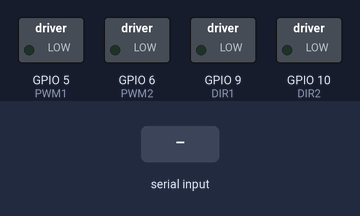
The sketch below on a simulated ESP32-S3. Parts: switched loads named in the sketch (green lamp = pin HIGH). The test bench sets the inputs (shaded band). What the sketch prints to the serial monitor is not drawn.

Above: at 1.2 s.
1.3 s: "w" received over Serial
At 1.8 s:
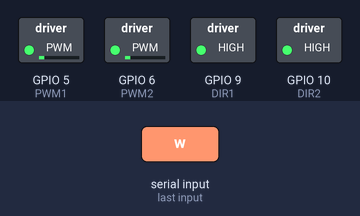
2.8 s: "s" received over Serial
At 4.0 s:
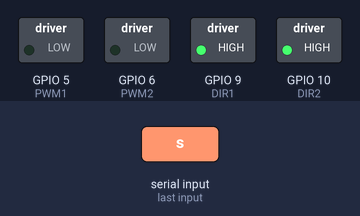
4.3 s: "a" received over Serial
At 5.3 s:
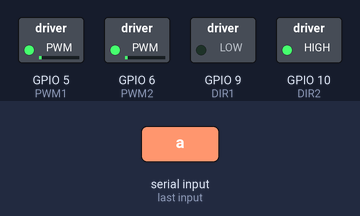
5.8 s: "s" received over Serial
At 6.5 s:
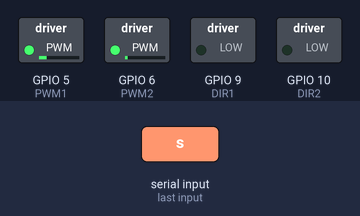
7.3 s: "a" received over Serial
At 7.6 s:
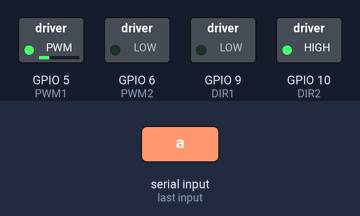
8.8 s: "d" received over Serial
At 9.9 s:
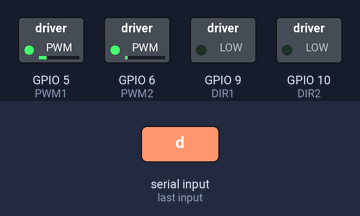
Timing chart, 0 to 11.3 s (numbered marks = the images above; inputs shaded):
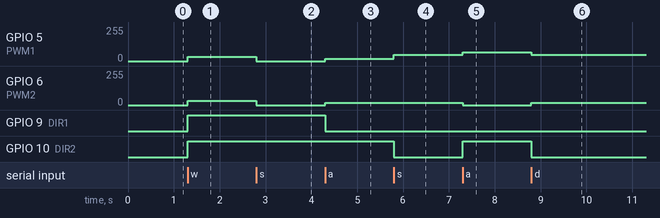

Measured:
- after the input at 1.3 s, GPIO 5 (PWM1), GPIO 6 (PWM2): 0/255 → 32/255 at once; GPIO 9 (DIR1), GPIO 10 (DIR2): LOW → HIGH at once
- after the input at 2.8 s, GPIO 5 (PWM1), GPIO 6 (PWM2): 32/255 → 0/255 at once
- after the input at 4.3 s, GPIO 5 (PWM1), GPIO 6 (PWM2): 0/255 → 16/255 at once; GPIO 9 (DIR1): HIGH → LOW at once
- after the input at 5.8 s, GPIO 5 (PWM1): 16/255 → 48/255 at once; GPIO 10 (DIR2): HIGH → LOW at once
- after the input at 7.3 s, GPIO 5 (PWM1): 48/255 → 64/255 at once; GPIO 6 (PWM2): 16/255 → 0/255 at once; GPIO 10 (DIR2): LOW → HIGH at once
- after the input at 8.8 s, GPIO 5 (PWM1): 64/255 → 48/255 at once; GPIO 6 (PWM2): 0/255 → 16/255 at once; GPIO 10 (DIR2): HIGH → LOW at once

The sketch:

babybot_serial_ip.ino
```cpp
const int DIR1 = 9;  // Direction pin for Motor 1
const int PWM1 = 5;  // PWM pin for Motor 1 (connected to an LEDC channel)
const int DIR2 = 10; // Direction pin for Motor 2
const int PWM2 = 6;  // PWM pin for Motor 2 (connected to an LEDC channel)

#define LEDC_CHANNEL_0 0
#define LEDC_CHANNEL_1 1

#define LEDC_TIMER_BIT 8      // Resolution of PWM duty cycle (8 bits = 0-255)
#define LEDC_BASE_FREQ 5000   // Base frequency for PWM (Hz)

// Variables to store speed and turn values
int speed = 0; // Overall speed of the robot (-224 to 224)
int turn = 0;  // Turning bias (-64 to 64)

void setup() {

  pinMode(DIR1, OUTPUT);
  pinMode(DIR2, OUTPUT);

  Serial.begin(9600);
  Serial.println("ESP32 Motor Control Ready!");
  Serial.println("Use W/A/S/D to move, Space to stop.");


    ledcSetup(LEDC_CHANNEL_0, LEDC_BASE_FREQ, LEDC_TIMER_BIT);
  ledcSetup(LEDC_CHANNEL_1, LEDC_BASE_FREQ, LEDC_TIMER_BIT);


  ledcAttachPin(PWM1, LEDC_CHANNEL_0);
  ledcAttachPin(PWM2, LEDC_CHANNEL_1);
}

void loop() {

  if (Serial.available()) {
    char c = Serial.read(); // Read the character

    // Process the input character
    switch (c) {
      case 'w': // Increase speed (forward)
        speed += 32;
        break;
      case 's': // Decrease speed (backward)
        speed -= 32;
        break;
      case 'a': // Turn left (increase left motor speed, decrease right)
        turn -= 16;
        break;
      case 'd': // Turn right (decrease left motor speed, increase right)
        turn += 16;
        break;
      case ' ': // Stop motors
        speed = 0;
        turn = 0;
        break;
    }


    speed = constrain(speed, -224, 224); // Max speed for motors
    turn = constrain(turn, -64, 64);   // Max turn bias


    int l = speed + turn;
    int r = speed - turn;

    setMotor(DIR1, LEDC_CHANNEL_0, l); // Motor 1 (Left)
    setMotor(DIR2, LEDC_CHANNEL_1, r); // Motor 2 (Right)
  }
}

void setMotor(int dirPin, int ledcChannel, int val) {

  digitalWrite(dirPin, val >= 0);


  ledcWrite(ledcChannel, min(abs(val), 255));
}
```
